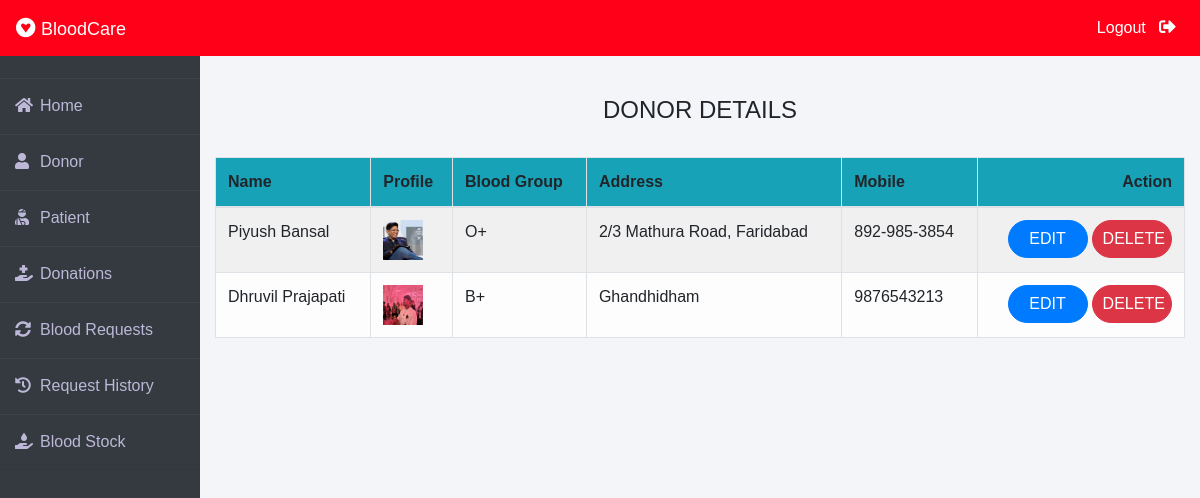
The app's page /admin-donor (signed in) with its own data.
### donor/models.py (models this page shows, shortened)
class Donor(models.Model):
    user=models.OneToOneField(User,on_delete=models.CASCADE)
    profile_pic= models.ImageField(upload_to='profile_pic/Donor/',null=True,blank=True)
    bloodgroup=models.CharField(max_length=10)
    address = models.CharField(max_length=40)
    mobile = models.CharField(max_length=20,null=False)
    @property
    def get_name(self):
        return self.user.first_name+" "+self.user.last_name

### blood/views.py (the view)
# urls.py: path('admin-donor', views.admin_donor_view,name='admin-donor'),
@login_required(login_url='adminlogin')
def admin_donor_view(request):
    donors=dmodels.Donor.objects.all()
    return render(request,'blood/admin_donor.html',{'donors':donors})

### templates/blood/admin_donor.html
{% extends 'blood/adminbase.html' %} {% block content %} {% load widget_tweaks %} {%load static%} <br />
<br />
<div class="container">
    <h4 class="text-center">DONOR DETAILS</h4>
    <br />
    <table class="table table-light table-hover table-bordered table-striped">
        <thead class="bg-info">
            <tr>
                <th scope="col">Name</th>
                <th scope="col">Profile</th>
                <th scope="col">Blood Group</th>
                <th scope="col">Address</th>
                <th scope="col">Mobile</th>
                <th class="text-right">Action</th>
            </tr>
        </thead>
        <tbody>
            {% for t in donors %}
            <tr>
                <td>{{t.get_name}}</td>
                <td><img src="{% static t.profile_pic.url %}" alt="Profile Pic" height="40px" width="40px" /></td>
                <td>{{t.bloodgroup}}</td>
                <td>{{t.address}}</td>
                <td>{{t.mobile}}</td>
                <td class="text-right">
                    <button class="btn btn-primary badge-pill" style="width: 80px;"><a
                            style="text-decoration: none; color: white;"
                            href="{% url 'update-donor' t.id  %}">EDIT</a></button>
                    <button class="btn btn-danger badge-pill" style="width: 80px;"><a
                            style="text-decoration: none; color: white;"
                            href="{% url 'delete-donor' t.id  %}">DELETE</a></button>
                </td>
            </tr>
            {% endfor %}
        </tbody>
    </table>
</div>
{% endblock content %}

### templates/blood/adminbase.html (style rules this page uses)
* { margin: 0; padding: 0; box-sizing: border-box; list-style: none; text-decoration: none; font-family: "Josefin Sans", sans-serif; }
body { background-color: #f3f5f9; }

### records on screen
Donor: get_name "Piyush Bansal", profile_pic (picture), bloodgroup "O+", address "2/3 Mathura Road, Faridabad", mobile "892-985-3854"
Donor: get_name "Dhruvil Prajapati", profile_pic (picture), bloodgroup "B+", address "Ghandhidham", mobile "9876543213"
